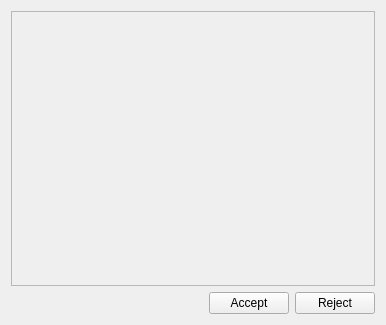
<?xml version="1.0" encoding="UTF-8"?>
<ui version="4.0">
 <class>ServerCertificateWidget</class>
 <widget class="QWidget" name="ServerCertificateWidget">
  <property name="geometry">
   <rect>
    <x>0</x>
    <y>0</y>
    <width>386</width>
    <height>325</height>
   </rect>
  </property>
  <property name="windowTitle">
   <string>Check Server's Certificate Chain</string>
  </property>
  <layout class="QGridLayout" name="gridLayout_2">
   <item row="0" column="0">
    <widget class="QScrollArea" name="scrollArea">
     <property name="widgetResizable">
      <bool>true</bool>
     </property>
     <widget class="QWidget" name="scrollAreaWidgetContents">
      <property name="geometry">
       <rect>
        <x>0</x>
        <y>0</y>
        <width>366</width>
        <height>274</height>
       </rect>
      </property>
      <layout class="QGridLayout" name="gridLayout"/>
     </widget>
    </widget>
   </item>
   <item row="1" column="0">
    <layout class="QHBoxLayout" name="horizontalLayout">
     <item>
      <spacer name="horizontalSpacer">
       <property name="orientation">
        <enum>Qt::Horizontal</enum>
       </property>
       <property name="sizeHint" stdset="0">
        <size>
         <width>40</width>
         <height>20</height>
        </size>
       </property>
      </spacer>
     </item>
     <item>
      <widget class="QPushButton" name="acceptPushButton">
       <property name="text">
        <string>Accept</string>
       </property>
      </widget>
     </item>
     <item>
      <widget class="QPushButton" name="rejectPushButton">
       <property name="text">
        <string>Reject</string>
       </property>
      </widget>
     </item>
    </layout>
   </item>
  </layout>
 </widget>
 <resources/>
 <connections/>
</ui>
